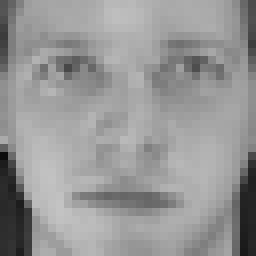
#> input picture ORL3232/1/1.bmp, 32 x 32 px, found by its file name (shown 8 times larger); its folder holds 3 pictures in this run
$ python PCA.py
#> lines starting #> are read from the running program, lines starting #| are printed output that depends on the picture
### readPictures.py
import os
from PIL import Image
import numpy as np

def readPictures(types_amount=40):
#> called with types_amount = 40
    pircure_root = os.getcwd()
    pircure_root = pircure_root + (r"\ORL3232")
    #讀取所有圖片，並記錄類別
    datas_train = []
    datas_test = []
    datas_train_type = []
    datas_test_type = []
    amounts = 0
    type_lists = os.listdir(pircure_root)
    #排序
    for i in range(len(type_lists)):
        bottom = len(type_lists)-1-i
        for j in range(bottom):
            if int(type_lists[j]) > int(type_lists[j+1]):
                type_lists[j], type_lists[j+1] = type_lists[j+1], type_lists[j]

    for data_type in type_lists:
        if data_type == "Non":
            continue
        file_path = os.path.join(pircure_root, data_type)
        bmp_files = os.listdir(file_path)
        for file_root in [file for file in bmp_files if file.endswith('.bmp')]:
            picture_path = os.path.join(file_path, file_root)
            order = int(file_root.replace(".bmp", ""))
            img = Image.open(picture_path)
#> img is the input picture: PIL image 32x32 L; min 11, max 195, mean 150.2
            img_array = np.array(img)
            #將圖片矩陣轉成向量
            cols = len(img_array) * len(img_array[0])
#> cols = 1024
            img_vector = img_array.reshape((1, cols))[0]
#> img_vector = 1024 values, max 195 at index 807, min 11 at index 608, mean 150.2
            if order%2 == 1:
                datas_train.append(img_vector)
                datas_train_type.append(int(data_type))
            else:
                datas_test.append(img_vector)
                datas_test_type.append(int(data_type))
        amounts += 1
#> amounts = 1
        if amounts >= types_amount:
            break

    return np.array(datas_train, dtype="float64"), datas_train_type,  np.array(datas_test, dtype="float64"), datas_test_type


def equal_array(arr1, arr2):
    #驗證一個一維陣列是否完全相同
    if len(arr1) != len(arr2):
        return False

    for i in range(len(arr1)):
        if arr1[i] != arr2[i]:
            return False

    return True

def equal_Matrix(M1, M2):
    #驗證兩個matrix是否每一個row對方都有
    same = 1
    for row in M1:
        flag = 0
        for pic in M2:
            if equal_array(row, pic):
                flag = 1
                break
        if flag == 0:
            same = 0
            print(row)

    return same == 1


def getDimension(Matrix):
    return "(" + str(len(Matrix)) + ", " + str(len(Matrix[0])) + ")"


# [3 lines that do not run on import are left out]

### test_readPictures.py
import pytest
from scipy.io import loadmat
import numpy as np
from readPictures import equal_array, equal_Matrix, readPictures

# [6 lines left out: function get_ORL_RawData, not called in this run]

def get_ORL_PCA_MaxMin_Data():
    #ORL_PCA_MaxMin_Data讀取.mat檔
    mat = loadmat('ORL_PCA_MaxMin_Data.mat')
    TrainORL = mat['TrainORL']
    TestORL = mat['TestORL']
    return np.array(TrainORL, dtype="float64"), np.array(TestORL, dtype="float64")


# [30 lines left out: functions test_numpy_equal_array, test_long_true_equal_array, test_long_false_equal_array, test_equal_matrix, test_readPictures, not called in this run]

### PCA.py
import numpy as np
from readPictures import readPictures
from printMatrix import printMatrix
from test_readPictures import get_ORL_PCA_MaxMin_Data
from readPictures import equal_Matrix, getDimension

def getMean(Matrix):
    means = []
    for col in range(len(Matrix[0])):
        means.append(np.mean(Matrix[:, col]))
    return means

def MatrixShift(Matrix, means):
    for col in range(len(means)):
        Matrix[:, col] -= means[col]
    return Matrix

def getEigen(Matrix, MeanOfTrain):
    #計算矩陣的eigenvalues和eigenvectors
    Matrix_Normalize = []
    for col in range(len(MeanOfTrain)):
        #取平均
        means = MeanOfTrain[col]
        #正規化
        Matrix_Normalize.append(Matrix[:, col] - means)

    #計算共變異數
    CovM = Matrix_Normalize @ np.transpose(Matrix_Normalize)
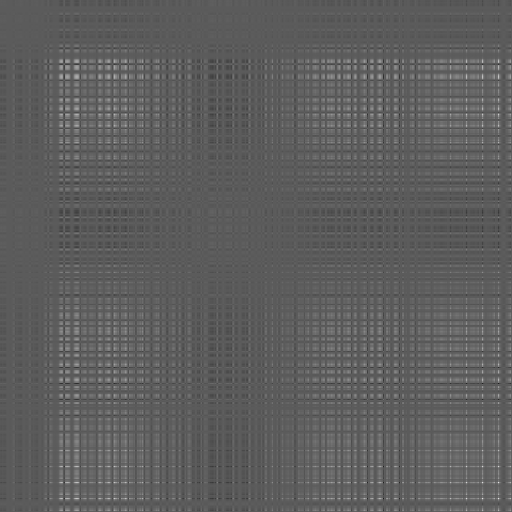
#> CovM: shape (1024, 1024) float64 (shown at 1/2 size); min -6502.5, max 11704.5, mean 241.7; drawn with min black and max white
    #計算特徵值，特徵向量
    eigenvalues, eigenvectors = np.linalg.eig(CovM)
    return eigenvalues, eigenvectors


def MaxMinNormalization(PCA_train_data, PCA_test_data):
    train_data_Max_Min = []
    test_data_Max_Min = []
    for i in range(len(PCA_train_data[0])):
        train_column = PCA_train_data[:,i]
        test_column = PCA_test_data[:,i]
        #使用train data的最大最小值
        max_num = max(train_column)
        min_num = min(train_column)
        train_data_Max_Min.append((train_column - min_num)/(max_num - min_num))
        test_data_Max_Min.append((test_column - min_num)/(max_num - min_num))
    train_data_Max_Min = np.transpose(train_data_Max_Min)
    test_data_Max_Min = np.transpose(test_data_Max_Min)
    #MaxMinNormalization = np.array(MaxMinNormalization, dtype="float64")
    return train_data_Max_Min, test_data_Max_Min


def PCA(data_train_Matrix, data_test_Matrix, features):
    #features為要保留的特徵(維度)之數量
    MeanOfTrain = getMean(data_train_Matrix)
    eigenvalues, eigenvectors = getEigen(data_train_Matrix, MeanOfTrain)

    #資料平移
    train_shift = MatrixShift(data_train_Matrix, MeanOfTrain)
    test_shift = MatrixShift(data_test_Matrix, MeanOfTrain)

    #取得eigenvaluse由大到小排序的索引
    sorted_indices = np.argsort(eigenvalues)[::-1]
    selected_eigenvectors = eigenvectors[:, sorted_indices[:features]]
    PCA_train_data = train_shift @ selected_eigenvectors
    PCA_test_data = test_shift @ selected_eigenvectors

    return PCA_train_data, PCA_test_data


if __name__ == "__main__":

    train_data, train_type, test_data, test_type = readPictures()
    PCA_train_data, PCA_test_data = PCA(train_data, test_data, 65)
    train_data_Max_Min, test_data_Max_Min = MaxMinNormalization(PCA_train_data, PCA_test_data)
    train_data_Max_Min = np.around(train_data_Max_Min, 4)
    train, test = get_ORL_PCA_MaxMin_Data()
#> (reads ORL_PCA_MaxMin_Data.mat from the repository)
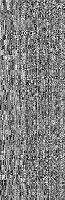
#> train: shape (200, 65) float64; min 0, max 1, mean 0.501
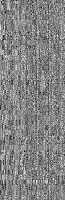
#> test: shape (200, 65) float64; min -0.193, max 1.15, mean 0.502; drawn with min black and max white
    train = np.around(train, 4)
    test = np.around(test, 4)
    print(equal_Matrix(train_data_Max_Min, train))
